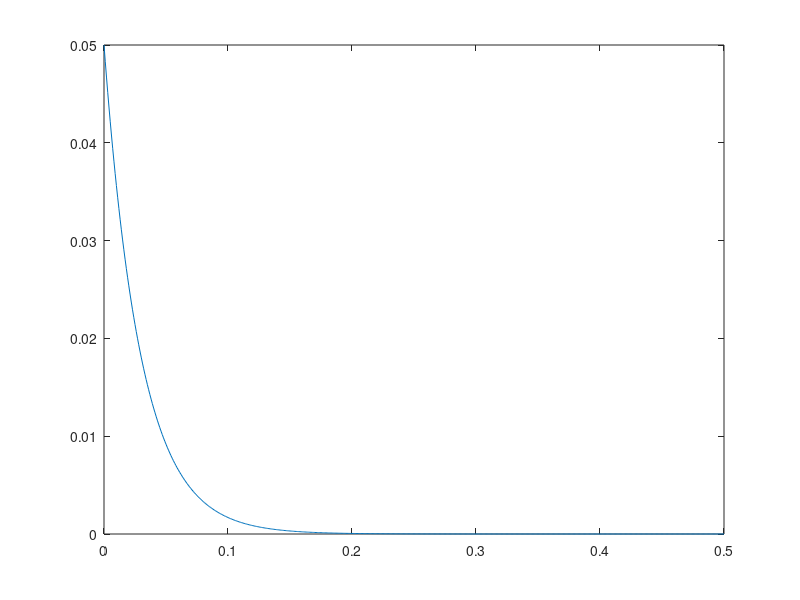

Write MATLAB code to recreate this figure.
#/1 A simple leaky membrane

clear
% membrane constants
tau_m = 0.030;
Rm = 3e7;

% Time
delta_t = 0.001; % Integration time step
duration = 0.5; % duration of the simulation
No_steps = round(duration ./ delta_t);
times = linspace(0, duration, No_steps + 1); % The time points for update

% membrane potential
V_0 = 0.05; % The initial membrane potential
V = zeros(1, No_steps + 1);
V(1) = V_0;

for i=1:No_steps
  dV = (-1 ./ tau_m) .* V(i) .* delta_t;
  V(i+1) = V(i) + dV;
end

clf % clear the graphics
plot(times, V);